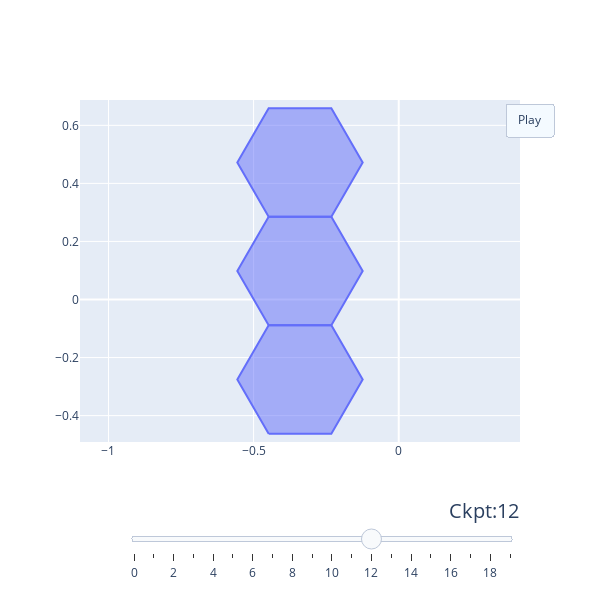

This figure's notebook cell:
### Code cell
ckpts_dir = "../scratch/"
tiss_ckpt_fps = []
for fn in sorted(os.listdir(ckpts_dir)):
    if fn.endswith(".json") and fn.startswith("res"):
        tiss_ckpt_fps.append(os.path.join(ckpts_dir, fn))
# tiss_ckpt_fns = sorted([fn for fn in os.listdir(ckpts_dir) if fn.endswith(".json") and fn.startswith("res")])

plot_cells.visualize.make_plotly_visualizer(
    tiss_ckpt_fps,
    # vertices_to_highlight=[0],
)

### Figure 1 — Plotly figure (JSON) as saved in the notebook; plotly's stock layout.template omitted (floating-point values rounded to 4 significant figures)
{"data": [{"fill": "toself", "marker": {"color": ["black", "black", "black", "black", "black", "black", "black", "black", "black", "black", "black", "black", "black", "black", "black", "black", "black", "black", "black", "black", "black"], "size": 8}, "mode": "lines", "type": "scatter", "x": [-0.4481, -0.2322, -0.1242, -0.2322, -0.4481, -0.5561, -0.4481, null, -0.4481, -0.2322, -0.1242, -0.2322, -0.4481, -0.5561, -0.4481, null, -0.4481, -0.2322, -0.1242, -0.2322, -0.4481, -0.5561, -0.4481, null], "y": [-0.4629, -0.4629, -0.2759, -0.08884, -0.08884, -0.2759, -0.4629, null, -0.08884, -0.08884, 0.09819, 0.2852, 0.2852, 0.09819, -0.08884, null, 0.2852, 0.2852, 0.4722, 0.6593, 0.6593, 0.4722, 0.2852, null]}], "layout": {"height": 600, "sliders": [{"active": 12, "currentvalue": {"font": {"size": 20}, "prefix": "Ckpt:", "visible": true, "xanchor": "right"}, "len": 0.9, "pad": {"b": 10, "t": 50}, "steps": [{"args": [[0], {"frame": {"duration": 100, "redraw": false}, "mode": "immediate", "transition": {"duration": 100}}], "label": "0", "method": "animate"}, {"args": [[1], {"frame": {"duration": 100, "redraw": false}, "mode": "immediate", "transition": {"duration": 100}}], "label": "1", "method": "animate"}, {"args": [[2], {"frame": {"duration": 100, "redraw": false}, "mode": "immediate", "transition": {"duration": 100}}], "label": "2", "method": "animate"}, {"args": [[3], {"frame": {"duration": 100, "redraw": false}, "mode": "immediate", "transition": {"duration": 100}}], "label": "3", "method": "animate"}, {"args": [[4], {"frame": {"duration": 100, "redraw": false}, "mode": "immediate", "transition": {"duration": 100}}], "label": "4", "method": "animate"}, {"args": [[5], {"frame": {"duration": 100, "redraw": false}, "mode": "immediate", "transition": {"duration": 100}}], "label": "5", "method": "animate"}, {"args": [[6], {"frame": {"duration": 100, "redraw": false}, "mode": "immediate", "transition": {"duration": 100}}], "label": "6", "method": "animate"}, {"args": [[7], {"frame": {"duration": 100, "redraw": false}, "mode": "immediate", "transition": {"duration": 100}}], "label": "7", "method": "animate"}, {"args": [[8], {"frame": {"duration": 100, "redraw": false}, "mode": "immediate", "transition": {"duration": 100}}], "label": "8", "method": "animate"}, {"args": [[9], {"frame": {"duration": 100, "redraw": false}, "mode": "immediate", "transition": {"duration": 100}}], "label": "9", "method": "animate"}, {"args": [[10], {"frame": {"duration": 100, "redraw": false}, "mode": "immediate", "transition": {"duration": 100}}], "label": "10", "method": "animate"}, {"args": [[11], {"frame": {"duration": 100, "redraw": false}, "mode": "immediate", "transition": {"duration": 100}}], "label": "11", "method": "animate"}, {"args": [[12], {"frame": {"duration": 100, "redraw": false}, "mode": "immediate", "transition": {"duration": 100}}], "label": "12", "method": "animate"}, {"args": [[13], {"frame": {"duration": 100, "redraw": false}, "mode": "immediate", "transition": {"duration": 100}}], "label": "13", "method": "animate"}, {"args": [[14], {"frame": {"duration": 100, "redraw": false}, "mode": "immediate", "transition": {"duration": 100}}], "label": "14", "method": "animate"}, {"args": [[15], {"frame": {"duration": 100, "redraw": false}, "mode": "immediate", "transition": {"duration": 100}}], "label": "15", "method": "animate"}, {"args": [[16], {"frame": {"duration": 100, "redraw": false}, "mode": "immediate", "transition": {"duration": 100}}], "label": "16", "method": "animate"}, {"args": [[17], {"frame": {"duration": 100, "redraw": false}, "mode": "immediate", "transition": {"duration": 100}}], "label": "17", "method": "animate"}, {"args": [[18], {"frame": {"duration": 100, "redraw": false}, "mode": "immediate", "transition": {"duration": 100}}], "label": "18", "method": "animate"}, {"args": [[19], {"frame": {"duration": 100, "redraw": false}, "mode": "immediate", "transition": {"duration": 100}}], "label": "19", "method": "animate"}], "transition": {"duration": 100, "easing": "cubic-in-out"}, "x": 0.1, "xanchor": "left", "y": 0, "yanchor": "top"}], "updatemenus": [{"buttons": [{"args": [null, {"frame": {"duration": 100, "redraw": false}, "mode": "immediate", "transition": {"duration": 100}}], "label": "Play", "method": "animate"}], "type": "buttons", "x": 1.075, "y": 0.99}], "width": 600, "xaxis": {"domain": [0, 1], "range": [-1.089, 0.4091], "scaleanchor": "y", "scaleratio": 1, "type": "linear"}, "yaxis": {"domain": [0, 1], "range": [-0.4909, 0.6873], "type": "linear"}}}
